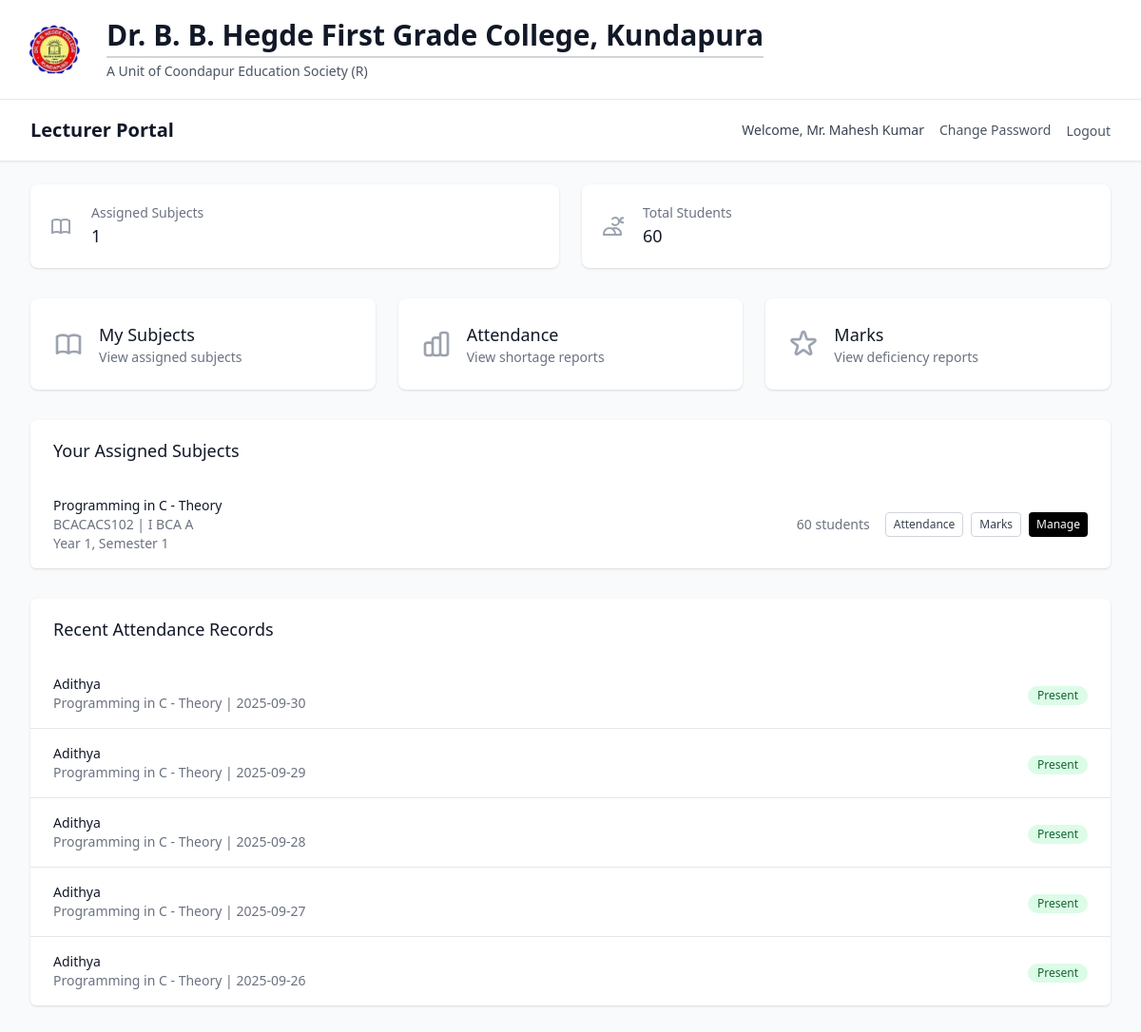
The app's page /lecturer/dashboard (signed in) with its own data.
### models/user.py (models this page shows, shortened)
class Lecturer(db.Model):
    __tablename__ = 'lecturer'
    id = db.Column(db.Integer, primary_key=True)
    lecturer_id = db.Column(db.String(20), unique=True, nullable=False, index=True)
    name = db.Column(db.String(100), nullable=False)
    username = db.Column(db.String(80), unique=True, nullable=False, index=True)
    password_hash = db.Column(db.String(120), nullable=False)
    password_encrypted = db.Column(db.Text, nullable=True)  # Encrypted password for management access
    email = db.Column(db.String(120), unique=True, nullable=True)
    created_at = db.Column(db.DateTime, default=datetime.utcnow)
    last_login = db.Column(db.DateTime)
    is_active = db.Column(db.Boolean, default=True)
    subject_assignments = db.relationship('SubjectAssignment', backref='lecturer', lazy='dynamic')
    attendance_records = db.relationship('AttendanceRecord', backref='lecturer', lazy='dynamic')
    monthly_summaries = db.relationship('MonthlyAttendanceSummary', backref='lecturer', lazy='dynamic')
    student_marks = db.relationship('StudentMarks', backref='lecturer', lazy='dynamic')
    def get_assigned_subjects(self):
        from datetime import datetime
        current_year = datetime.now().year
        active_assignments_current_year = (
            self.subject_assignments
                .filter_by(academic_year=current_year, is_active=True)
                .all()
        )
        return [assignment.subject for assignment in active_assignments_current_year]

### models/academic.py (models this page shows, shortened)
class Subject(db.Model):
    __tablename__ = 'subject'
    id = db.Column(db.Integer, primary_key=True)
    name = db.Column(db.String(100), nullable=False)
    code = db.Column(db.String(20), nullable=False, index=True)
    course_id = db.Column(db.Integer, db.ForeignKey('course.id'), nullable=False)
    semester = db.Column(db.Integer, nullable=False)
    year = db.Column(db.Integer, nullable=False)
    credits = db.Column(db.Integer, default=3)
    description = db.Column(db.Text, nullable=True)
    created_at = db.Column(db.DateTime, default=datetime.utcnow)
    is_active = db.Column(db.Boolean, default=True)
    assignments = db.relationship('SubjectAssignment', backref='subject', lazy='dynamic')
    enrollments = db.relationship('StudentEnrollment', backref='subject', lazy='dynamic')
    attendance_records = db.relationship('AttendanceRecord', backref='subject', lazy='dynamic')
    monthly_summaries = db.relationship('MonthlyAttendanceSummary', backref='subject', lazy='dynamic')
    student_marks = db.relationship('StudentMarks', backref='subject', lazy='dynamic')
    __table_args__ = (db.UniqueConstraint('code', 'course_id', name='unique_subject_code_per_course'),)
    def get_enrolled_students_count(self):
        return self.enrollments.filter_by(is_active=True).count()

class Course(db.Model):
    __tablename__ = 'course'
    id = db.Column(db.Integer, primary_key=True)
    name = db.Column(db.String(100), nullable=False)
    code = db.Column(db.String(20), unique=True, nullable=False, index=True)
    description = db.Column(db.Text, nullable=True)
    duration_years = db.Column(db.Integer, default=3, nullable=False)
    total_semesters = db.Column(db.Integer, default=6, nullable=False)
    created_at = db.Column(db.DateTime, default=datetime.utcnow)
    is_active = db.Column(db.Boolean, default=True)
    students = db.relationship('Student', backref='course', lazy='dynamic')
    subjects = db.relationship('Subject', backref='course', lazy='dynamic')

### models/attendance.py (models this page shows, shortened)
class AttendanceRecord(db.Model):
    __tablename__ = 'attendance_record'
    id = db.Column(db.Integer, primary_key=True)
    student_id = db.Column(db.Integer, db.ForeignKey('student.id'), nullable=False)
    subject_id = db.Column(db.Integer, db.ForeignKey('subject.id'), nullable=False)
    lecturer_id = db.Column(db.Integer, db.ForeignKey('lecturer.id'), nullable=False)
    date = db.Column(db.Date, nullable=False, default=date.today)
    status = db.Column(db.String(10), nullable=False)  # 'present' or 'absent'
    remarks = db.Column(db.String(200), nullable=True)
    created_at = db.Column(db.DateTime, default=datetime.utcnow)
    updated_at = db.Column(db.DateTime, default=datetime.utcnow, onupdate=datetime.utcnow)
    __table_args__ = (db.UniqueConstraint('student_id', 'subject_id', 'date', name='unique_student_subject_date_attendance'),)

### models/student.py (models this page shows, shortened)
class Student(db.Model):
    __tablename__ = 'student'
    id = db.Column(db.Integer, primary_key=True)
    roll_number = db.Column(db.String(20), unique=True, nullable=False, index=True)
    name = db.Column(db.String(100), nullable=False)
    course_id = db.Column(db.Integer, db.ForeignKey('course.id'), nullable=False)
    academic_year = db.Column(db.Integer, nullable=False)
    current_semester = db.Column(db.Integer, default=1)
    email = db.Column(db.String(120), unique=True, nullable=True)
    phone = db.Column(db.String(15), nullable=True)
    address = db.Column(db.Text, nullable=True)
    date_of_birth = db.Column(db.Date, nullable=True)
    admission_date = db.Column(db.Date, default=datetime.utcnow().date())
    created_at = db.Column(db.DateTime, default=datetime.utcnow)
    is_active = db.Column(db.Boolean, default=True)
    enrollments = db.relationship('StudentEnrollment', backref='student', lazy='dynamic')
    attendance_records = db.relationship('AttendanceRecord', backref='student', lazy='dynamic')
    marks = db.relationship('StudentMarks', backref='student', lazy='dynamic')

### routes/auth.py (the view)
        def decorated_function(*args, **kwargs):
            if not SessionManager.is_authenticated(session):
                flash('Please log in to access this page', 'error')
                return redirect(url_for('auth.index'))
            if user_type:
                if user_type == 'management' and not SessionManager.is_management(session):
                    flash('Access denied. Management login required.', 'error')
                    return redirect(url_for('auth.management_login'))
                elif user_type == 'lecturer' and not SessionManager.is_lecturer(session):
                    flash('Access denied. Lecturer login required.', 'error')
                    return redirect(url_for('auth.lecturer_login'))
            return f(*args, **kwargs)

### templates/lecturer/dashboard.html (shortened to what this page needs)
{% extends "base.html" %}
{% block content %}
<div class="min-h-screen bg-gray-50">
    <nav class="bg-white shadow-sm border-b border-gray-200">
        <div class="max-w-7xl mx-auto px-4 sm:px-6 lg:px-8">
            <div class="flex justify-between items-center h-16">
                <div class="flex items-center">
                    <h1 class="text-lg sm:text-xl font-semibold text-gray-900">Lecturer Portal</h1>
                </div>
                <div class="hidden md:flex items-center space-x-4">
                    <span class="text-sm text-gray-700">Welcome, {{ current_user.name or current_user.username }}</span>
                    <a href="{{ url_for('auth.change_password') }}" class="text-sm text-gray-600 hover:text-black">Change Password</a>
                    <form method="POST" action="{{ url_for('auth.logout') }}" class="inline">
                        <button type="submit" class="text-sm text-gray-600 hover:text-black">Logout</button>
                    </form>
                </div>
            </div>
        </div>
    </nav>
    <div class="max-w-7xl mx-auto py-6 sm:px-6 lg:px-8">
        <div class="grid grid-cols-1 md:grid-cols-2 gap-6 mb-8">
            <div class="bg-white overflow-hidden shadow rounded-lg">
                <div class="p-5">
                    <div class="flex items-center">
                        <div class="flex-shrink-0">
                        </div>
                        <div class="ml-5 w-0 flex-1">
                            <dl>
                                <dt class="text-sm font-medium text-gray-500 truncate">Assigned Subjects</dt>
                                <dd class="text-lg font-medium text-gray-900">{{ stats.total_subjects or 0 }}</dd>
                            </dl>
                        </div>
                    </div>
                </div>
            </div>
            <div class="bg-white overflow-hidden shadow rounded-lg">
                <div class="p-5">
                    <div class="flex items-center">
                        <div class="flex-shrink-0">
                            <svg class="h-6 w-6 text-gray-400" fill="none" stroke="currentColor" viewBox="0 0 24 24">
                                <path stroke-linecap="round" stroke-linejoin="round" stroke-width="2" d="M12 4.354a4 4 0 110 5.292M15 21H3v-1a6 6 0 0112 0v1zm0 0h6v-1a6 6 0 00-9-5.197m13.5-9a2.5 2.5 0 11-5 0 2.5 2.5 0 015 0z"></path>
                            </svg>
                        </div>
                        <div class="ml-5 w-0 flex-1">
                            <dl>
                                <dt class="text-sm font-medium text-gray-500 truncate">Total Students</dt>
                                <dd class="text-lg font-medium text-gray-900">{{ stats.total_students or 0 }}</dd>
                            </dl>
                        </div>
                    </div>
                </div>
            </div>
        </div>
        <div class="grid grid-cols-1 sm:grid-cols-2 lg:grid-cols-3 gap-4 sm:gap-6 mb-8">
            <a href="{{ url_for('lecturer.subjects') }}" class="bg-white overflow-hidden shadow rounded-lg hover:shadow-md transition-shadow active:bg-gray-50">
                <div class="p-4 sm:p-6">
                    <div class="flex items-center">
                        <div class="flex-shrink-0">
                        </div>
                        <div class="ml-3 sm:ml-4 min-w-0 flex-1">
                            <h3 class="text-base sm:text-lg font-medium text-gray-900 truncate">My Subjects</h3>
                            <p class="text-xs sm:text-sm text-gray-500">View assigned subjects</p>
                        </div>
                    </div>
                </div>
            </a>
            <a href="{{ url_for('lecturer.attendance_shortage_report') }}" class="bg-white overflow-hidden shadow rounded-lg hover:shadow-md transition-shadow active:bg-gray-50">
                <div class="p-4 sm:p-6">
                    <div class="flex items-center">
                        <div class="flex-shrink-0">
                        </div>
                        <div class="ml-3 sm:ml-4 min-w-0 flex-1">
                            <h3 class="text-base sm:text-lg font-medium text-gray-900 truncate">Attendance</h3>
                            <p class="text-xs sm:text-sm text-gray-500">View shortage reports</p>
                        </div>
                    </div>
                </div>
            </a>
            <a href="{{ url_for('lecturer.marks_deficiency_report') }}" class="bg-white overflow-hidden shadow rounded-lg hover:shadow-md transition-shadow active:bg-gray-50">
                <div class="p-4 sm:p-6">
                    <div class="flex items-center">
                        <div class="flex-shrink-0">
                        </div>
                        <div class="ml-3 sm:ml-4 min-w-0 flex-1">
                            <h3 class="text-base sm:text-lg font-medium text-gray-900 truncate">Marks</h3>
                            <p class="text-xs sm:text-sm text-gray-500">View deficiency reports</p>
                        </div>
                    </div>
                </div>
            </a>
        </div>
        {% if stats.assigned_subjects %}
        <div class="bg-white shadow overflow-hidden sm:rounded-md mb-8">
            <div class="px-4 py-5 sm:px-6">
                <h3 class="text-lg leading-6 font-medium text-gray-900">Your Assigned Subjects</h3>
            </div>
            <ul class="divide-y divide-gray-200">
                {% for subject in stats.assigned_subjects %}
                <li class="px-4 py-4 sm:px-6">
                    <div class="flex flex-col sm:flex-row sm:items-center sm:justify-between space-y-2 sm:space-y-0">
                        <div class="min-w-0 flex-1">
                            <p class="text-sm font-medium text-gray-900 truncate">{{ subject.name }}</p>
                            <p class="text-xs sm:text-sm text-gray-500">{{ subject.code }} | {{ subject.course.name if subject.course else 'N/A' }}</p>
                            <p class="text-xs sm:text-sm text-gray-500">Year {{ subject.year }}, Semester {{ subject.semester }}</p>
                        </div>
                        <div class="flex items-center justify-between sm:justify-end sm:space-x-4">
                            <span class="text-xs sm:text-sm text-gray-500">{{ subject.get_enrolled_students_count() }} students</span>
                            <div class="flex space-x-2">
                                <a href="{{ url_for('lecturer.attendance_management', subject_id=subject.id) }}"
                                   class="inline-flex items-center px-2 py-1 border border-gray-300 rounded text-xs font-medium text-gray-700 bg-white hover:bg-gray-50 active:bg-gray-100">
                                    Attendance
                                </a>
                                <a href="{{ url_for('lecturer.marks_management', subject_id=subject.id) }}"
                                   class="inline-flex items-center px-2 py-1 border border-gray-300 rounded text-xs font-medium text-gray-700 bg-white hover:bg-gray-50 active:bg-gray-100">
                                    Marks
                                </a>
                                <a href="{{ url_for('lecturer.subject_students', subject_id=subject.id) }}"
                                   class="inline-flex items-center px-2 py-1 bg-black text-white rounded text-xs font-medium hover:bg-gray-800 active:bg-gray-900">
                                    Manage
                                </a>
                            </div>
                        </div>
                    </div>
                </li>
                {% endfor %}
            </ul>
        </div>
        {% endif %}
        {% if stats.recent_attendance %}
        <div class="bg-white shadow overflow-hidden sm:rounded-md">
            <div class="px-4 py-5 sm:px-6">
                <h3 class="text-lg leading-6 font-medium text-gray-900">Recent Attendance Records</h3>
            </div>
            <ul class="divide-y divide-gray-200">
                {% for record in stats.recent_attendance %}
                <li class="px-4 py-4 sm:px-6">
                    <div class="flex items-center justify-between">
                        <div>
                            <p class="text-sm font-medium text-gray-900">{{ record.student.name if record.student else 'Unknown Student' }}</p>
                            <p class="text-sm text-gray-500">{{ record.subject.name if record.subject else 'Unknown Subject' }} | {{ record.date.strftime('%Y-%m-%d') if record.date else 'N/A' }}</p>
                        </div>
                        <div>
                            <span class="inline-flex items-center px-2.5 py-0.5 rounded-full text-xs font-medium {% if record.status == 'present' %}bg-green-100 text-green-800{% else %}bg-red-100 text-red-800{% endif %}">
                                {{ record.status.title() }}
                            </span>
                        </div>
                    </div>
                </li>
                {% endfor %}
            </ul>
        </div>
        {% endif %}
    </div>
</div>
{% endblock %}

### records on screen
Lecturer: name "Mr. Mahesh Kumar"
Subject: name "Programming in C - Theory", code "BCACACS102", course "I BCA A", year "1", semester "1", get_enrolled_students_count "60"
AttendanceRecord: student "Adithya", subject "Programming in C - Theory", date "2025-09-30", status "Present"
AttendanceRecord: student "Adithya", subject "Programming in C - Theory", date "2025-09-29", status "Present"
AttendanceRecord: student "Adithya", subject "Programming in C - Theory", date "2025-09-28", status "Present"
AttendanceRecord: student "Adithya", subject "Programming in C - Theory", date "2025-09-27", status "Present"
AttendanceRecord: student "Adithya", subject "Programming in C - Theory", date "2025-09-26", status "Present"

### other values on screen
{{ stats.total_subjects or 0 }} "1"
{{ stats.total_students or 0 }} "60"
